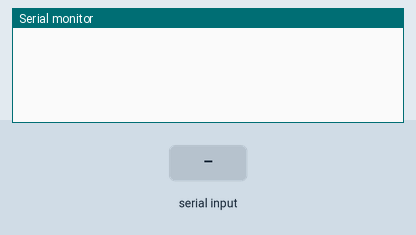
A sketch run on a simulated Arduino Uno, built with avr-gcc and run on an emulated ATmega328P. On the bench: the last lines printed to the serial monitor. The test bench sets the inputs (shaded band).

Above: at 1.2 s.
1.3 s: "1" received over Serial
At 3.7 s:
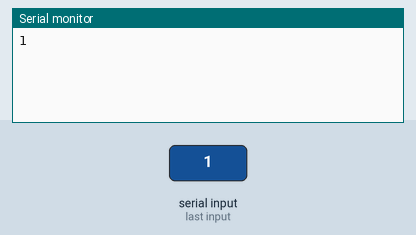
4.3 s: "0" received over Serial
At 5.7 s:
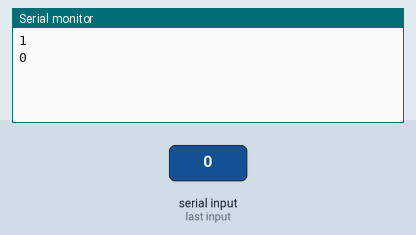
5.8 s: "2" received over Serial
At 8.2 s:
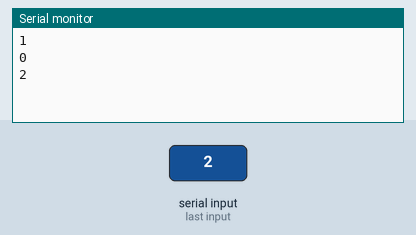
Timing chart, 0 to 9.7 s (numbered marks = the images above; inputs shaded):
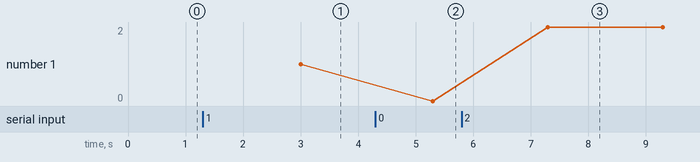

The sketch:

serial_com_receiver.ino
```cpp
char message[10];

void setup() {
  // put your setup code here, to run once:
  Serial.begin(9600);

}

void loop() {
  // put your main code here, to run repeatedly:
  Serial.readBytes(message,10);
  Serial.println(message);
  delay(1000);


}
```

Measured:
- after the input at 1.3 s, the serial monitor: prints a new line after 1.7 s (image 1)
- after the input at 4.3 s, the serial monitor: prints a new line after 1.0 s (image 2)
- after the input at 5.8 s, the serial monitor: prints a new line after 1.5 s (image 3)
- plotted number 1: 1 → 0 after the input at 4.3 s, 0 → 2 after the input at 5.8 s
